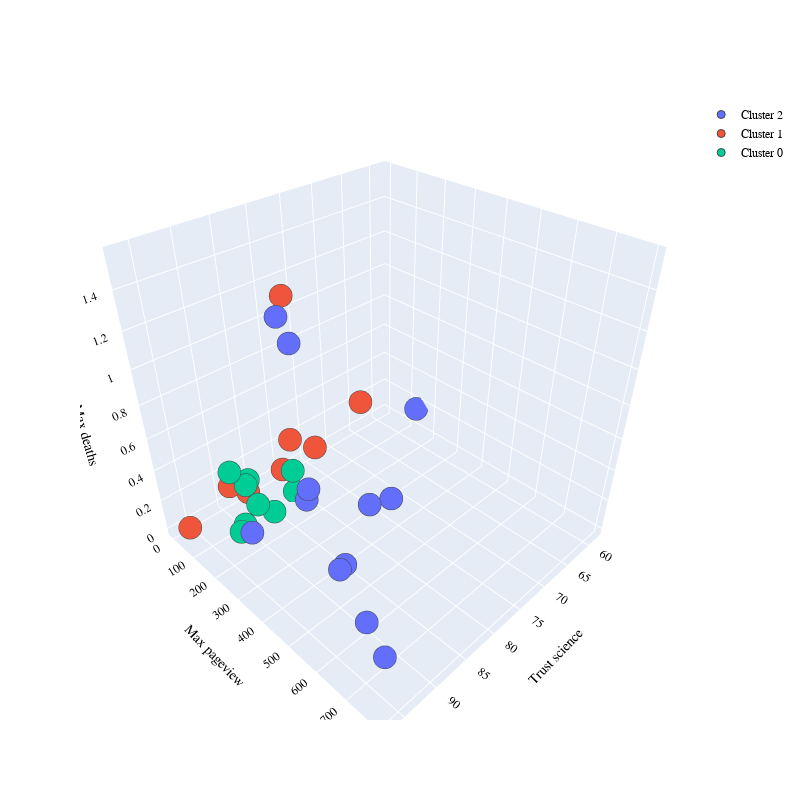

Notebook cell for this chart:
### Code cell
PLOT = go.Figure()

for C in list(df_clustering_MP_MD_S.cluster.unique()):
    
    PLOT.add_trace(go.Scatter3d(x = df_clustering_MP_MD_S[df_clustering_MP_MD_S.cluster == C]["Trust science"],
                                y = df_clustering_MP_MD_S[df_clustering_MP_MD_S.cluster == C]['Max pageview'],
                                z = df_clustering_MP_MD_S[df_clustering_MP_MD_S.cluster == C]['Max deaths'],
                                mode = 'markers', marker_size = 8, marker_line_width = 1,
                                name = 'Cluster ' + str(C)))
PLOT.update_layout(width = 800, height = 800, autosize = True, showlegend = True,
                   scene = dict(xaxis=dict(title = 'Trust science', titlefont_color = 'black'),
                                yaxis=dict(title = 'Max pageview', titlefont_color = 'black'),
                                zaxis=dict(title = 'Max deaths', titlefont_color = 'black')),
                   font = dict(family = "Gilroy", color  = 'black', size = 12))

### Figure 1 — Plotly figure (JSON) as saved in the notebook; plotly's stock layout.template omitted (floating-point values rounded to 4 significant figures)
{"data": [{"marker": {"line": {"width": 1}, "size": 8}, "mode": "markers", "name": "Cluster 2", "type": "scatter3d", "x": [93.4, 75.9, 83, 94.1, 89.2, 83.6, 58.4, 96.7, 93.6, 90.3, 87.2, 79.5], "y": [440.2, 388.0, 216.7, 684.9, 484.5, 221.5, 142.2, 793.5, 261.7, 386.9, 457.2, 381.0], "z": [1.546, 0.161, 0.1963, 0.3074, 0.1736, 0.1431, 0.1506, 0.3788, 0.2359, 1.342, 0.1055, 0.2025]}, {"marker": {"line": {"width": 1}, "size": 8}, "mode": "markers", "name": "Cluster 1", "type": "scatter3d", "x": [95.9, 64.7, 73.5, 79.2, 80.4, 77.8, 88.5, 86.1], "y": [26.2, 22.9, 7.975, 44.63, 28.26, 21.97, 1.562, 14.45], "z": [0.01786, 0.2114, 0.03886, 0.2609, 0.05372, 1.12, 0.09436, 0.007163]}, {"marker": {"line": {"width": 1}, "size": 8}, "mode": "markers", "name": "Cluster 0", "type": "scatter3d", "x": [89.5, 89.9, 92.3, 88.9, 81.3, 81.9, 91.1, 86.2, 90.4], "y": [169.9, 135.0, 164.1, 115.8, 104.5, 121.3, 105.8, 140.6, 124.1], "z": [0.1976, 0.2974, 0.07328, 0.2854, 0.003082, 0.1875, 0.3773, 0.02297, 0.02122]}], "layout": {"autosize": true, "font": {"color": "black", "family": "Gilroy", "size": 12}, "height": 800, "scene": {"xaxis": {"title": {"font": {"color": "black"}, "text": "Trust science"}}, "yaxis": {"title": {"font": {"color": "black"}, "text": "Max pageview"}}, "zaxis": {"title": {"font": {"color": "black"}, "text": "Max deaths"}}}, "showlegend": true, "width": 800}}
